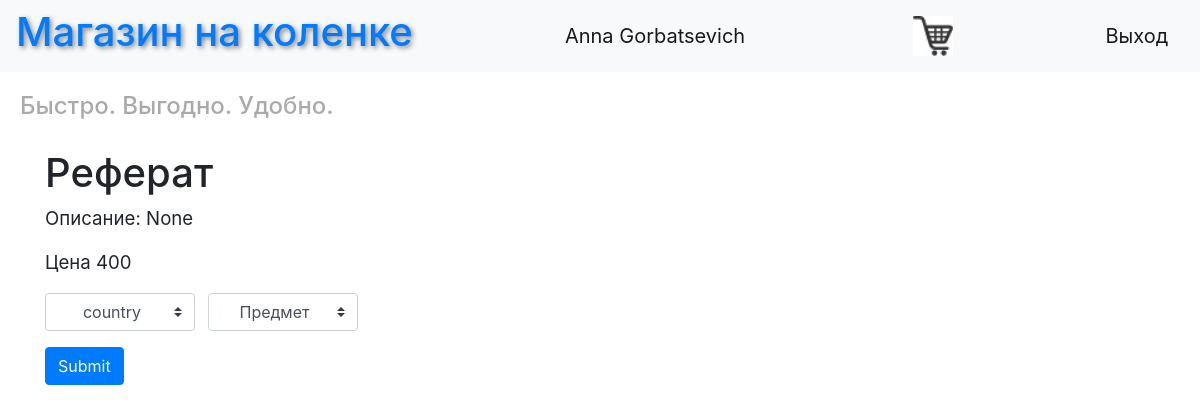
/product2 (signed in), run on the app's committed database.
### data/users.py (models this page shows, shortened)
class User(SqlAlchemyBase, UserMixin):
    __tablename__ = 'users'
    id = sqlalchemy.Column(sqlalchemy.Integer, primary_key=True, autoincrement=True)
    surname = sqlalchemy.Column(sqlalchemy.String, nullable=True)
    name = sqlalchemy.Column(sqlalchemy.String, nullable=True)
    age = sqlalchemy.Column(sqlalchemy.Integer, nullable=True)
    position = sqlalchemy.Column(sqlalchemy.String, nullable=True)
    speciality = sqlalchemy.Column(sqlalchemy.String, nullable=True)
    address = sqlalchemy.Column(sqlalchemy.String, nullable=True)
    email = sqlalchemy.Column(sqlalchemy.String, index=True, unique=True, nullable=True)
    hashed_password = sqlalchemy.Column(sqlalchemy.String, nullable=True)
    modifed_date = sqlalchemy.Column(sqlalchemy.DateTime, default=datetime.datetime.now)
    product = orm.relationship("Product", back_populates='user')

### data/product.py (models this page shows, shortened)
class Product(SqlAlchemyBase):
    __tablename__ = 'products'
    id = sqlalchemy.Column(sqlalchemy.Integer, primary_key=True, autoincrement=True)
    prev_id = sqlalchemy.Column(sqlalchemy.Integer)
    product = sqlalchemy.Column(sqlalchemy.String, nullable=True)
    country = sqlalchemy.Column(sqlalchemy.String, nullable=True)
    description = sqlalchemy.Column(sqlalchemy.String, nullable=True)
    others = sqlalchemy.Column(sqlalchemy.String, nullable=True)
    price = sqlalchemy.Column(sqlalchemy.Integer, nullable=True)
    picture = sqlalchemy.Column(sqlalchemy.BINARY, nullable=True)
    count = sqlalchemy.Column(sqlalchemy.Integer, nullable=True)
    team_leader = sqlalchemy.Column(sqlalchemy.Integer, sqlalchemy.ForeignKey("users.id"))
    user = orm.relationship('User')

### main_reg.py (the view, shortened to what this page needs)
    @app.route("/product<id>", methods=['GET', 'POST'])
    def product(id):
        if not current_user.is_authenticated:
            return redirect('/register')
        form = ProductForm2()
        session = db_session.create_session()
        product = session.query(Product).filter(Product.id == id)[0]
        productDict = {}
        productDict["country"] = product.country.split()
        price = product.price
        product2 = Product(product=product.product, country=request.form.get('country'),
                           others='&'.join(i + "&" + request.form[i] for i in list(request.form)[1:-2]),
                           count=1, price=product.price, prev_id=product.id)
        cnt = 0
        if product.others and len(product.others.split("&")) != 0:
            for i in range(0, len(product.others.split("&")), 2):
                if product.others.split("&")[i] != '' and product.others.split("&")[i + 1] != "":
                    productDict[product.others.split('&')[i]] = product.others.split('&')[i + 1].split()
                    cnt += 1
        return render_template('product.html', product=productDict, title=product.product, description=product.description, price=price, form=form)

### data/AddProductForm.py
class ProductForm2(FlaskForm):
    submit = SubmitField('Submit')

### data/db_session.py (called while the page is built)
def create_session() -> Session:
    global __factory
    return __factory()

### templates/product.html (shortened to what this page needs)
{% extends "base.html" %}
{% block content %}
<form action="" method="post">
    <h1>{{title}}</h1>
    <p> Описание: {{description}}</p>
    <p>Цена {{price}}</p>
    {% for i in product %}
        <select class="custom-select mr-sm-2" name={{i}} id={{i}} style="width: 150px">
            <option class="btn btn-danger dropdown-toggle" selected disabled> {{i}}</option>
</select>
    {% endfor %}
    <br>
    <p>{{ form.submit(type="submit", class="btn btn-primary") }}</p>
</form>
{% endblock %}

### templates/base.html (shortened to what this page needs)
<!DOCTYPE html>
<html lang="en">
<head>
    <link rel="stylesheet" href="https://stackpath.bootstrapcdn.com/bootstrap/4.4.1/css/bootstrap.min.css"
>
    <link rel="stylesheet" type="text/css" href="../static/css/style.css"/>
</head>
<body>
<header>
    <nav class="navbar navbar-light bg-light">
        <a href="/"><h1 style="text-shadow:2px 2px 5px grey">Магазин на коленке</h1></a>
        {% if current_user.is_authenticated %}
        <a class="navbar-brand" href="#">{{ current_user.name }} {{ current_user.surname }}</a>
        <a href="/cart"><img src="static/img/cart.png" width="40px" height="'40px"/></a>
        <a class="navbar-brand" href="/logout">Выход</a>
        {% else %}
        <p>
            <a class="btn btn-primary " href="/register">Register</a>
            <a class="btn btn-success" href="/login">Log in</a>
        </p>
        {% endif %}
    </nav>
    <h4 style="font-style: fantasy">Быстро. Выгодно. Удобно.</h4>
</header>
<main role="main" class="container">
    {% block content %}{% endblock %}
</main>
</body>
</html>

### static/css/style.css (style rules this page uses)
h4 { color: #aaaaaa; padding: 20px; }
p { font-size: 14pt; }

### data on the page
User: name "Anna", surname "Gorbatsevich", speciality "None"
Product: product "Реферат", price "400"

### other printed values
form field country "country"
form field value "Предмет"
